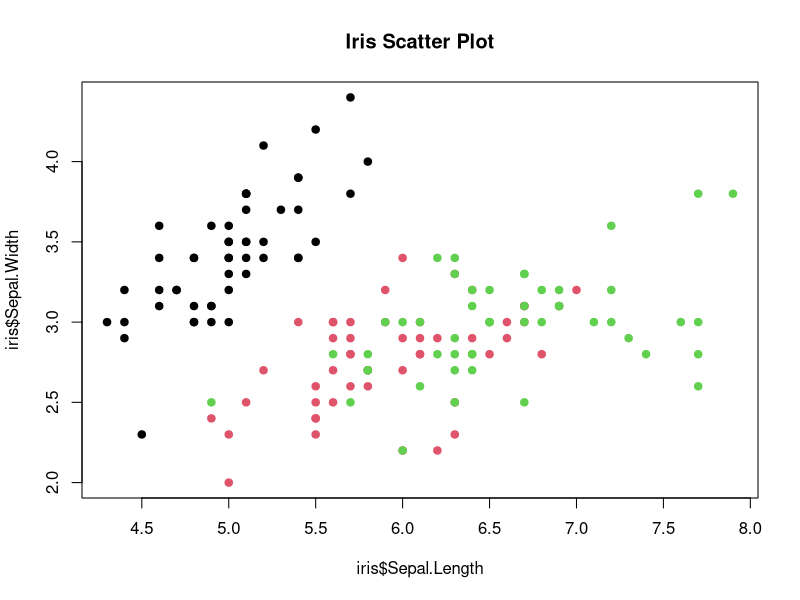
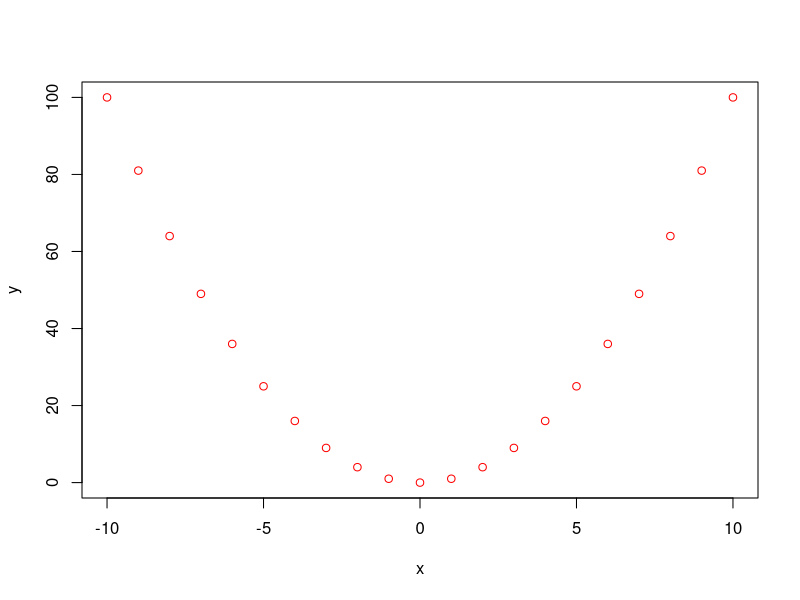

Write the R code that produced these figures, in order.
# Week 9 Data Science Class
# Muhammad Rizqy Hidayat 26000108

# Handling Imbalance Data
install.packages("ROSE")
library(ROSE)

#import dataset containing 2 files; train (1000 obs.) and test (250 obs.)
data(hacide)

#check the structure of hacide.train – containing 3 variables
str(hacide.train)

#check the ‘cls’ variable in hacide.train
table(hacide.train$cls)

#chek the propotion of ‘cls’ variable in hacide.train
prop.table(table(hacide.train$cls))

#oversampling
data_balanced_over <- ovun.sample(cls ~ ., data = hacide.train, method =
                                    "over",N = 1960)$data
#check the data and proportion
table(data_balanced_over$cls)
prop.table(table(data_balanced_over$cls))

#undersampling
data_balanced_under <- ovun.sample(cls ~ ., data = hacide.train, method =
                                     "under", N = 40)$data
#check the data and proportion
table(data_balanced_under$cls)
prop.table(table(data_balanced_under$cls))

data(iris)

plot(iris$Sepal.Length,
 iris$Sepal.Width,
 col = iris$Species,
 pch = 19,
 main = "Iris Scatter Plot")

data()

data <- mtcars

data

# correlation test, anything affect x will also affect y vice versa.
x<- -10:10
y<-x*x
plot(x,y,xlab='x',ylab='y',col='red')
